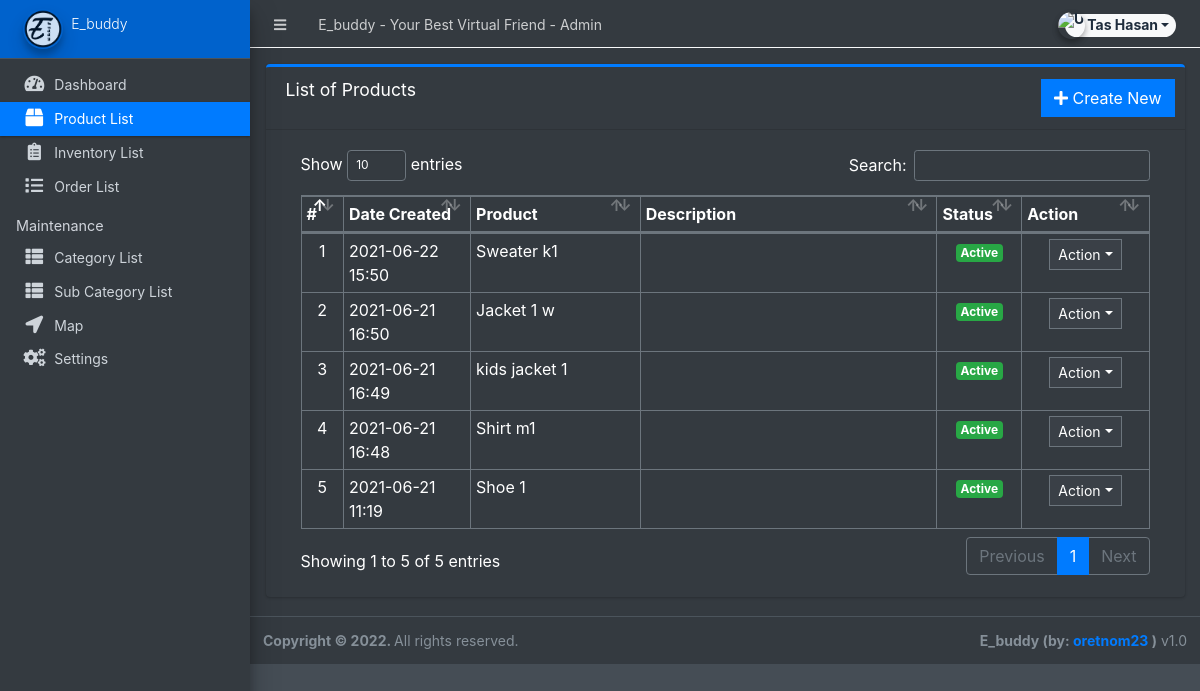
/admin/?page=product (signed in), run on the app's committed database.
### tables this page shows
CREATE TABLE `products` (
  `id` int(30) NOT NULL,
  `category_id` int(30) NOT NULL,
  `sub_category_id` int(30) NOT NULL,
  `product_name` varchar(250) NOT NULL,
  `description` text NOT NULL,
  `status` tinyint(1) NOT NULL DEFAULT 1,
  `date_created` datetime NOT NULL DEFAULT current_timestamp(),
  `sid` int(200) NOT NULL
);

### admin/product/index.php (the view, shortened to what this page needs)
<div class="card card-outline card-primary">
	<div class="card-header">
		<h3 class="card-title">List of Products</h3>
		<div class="card-tools">
			<a href="?page=product/manage_product" class="btn btn-flat btn-primary"><span class="fas fa-plus"></span>  Create New</a>
		</div>
	</div>
	<div class="card-body">
		<div class="container-fluid">
        <div class="container-fluid">
			<table class="table table-bordered table-stripped">
				<colgroup>
					<col width="5%">
					<col width="15%">
					<col width="20%">
					<col width="35%">
					<col width="10%">
					<col width="15%">
				</colgroup>
				<thead>
					<tr>
						<th>#</th>
						<th>Date Created</th>
						<th>Product</th>
						<th>Description</th>
						<th>Status</th>
						<th>Action</th>
					</tr>
				</thead>
				<tbody>
					<?php
					$i = 1;
						$qry = $conn->query("SELECT * from `products` order by unix_timestamp(date_created) desc ");
						while($row = $qry->fetch_assoc()):
                            $row['description'] = strip_tags(stripslashes(html_entity_decode($row['description'])));
					?>
						<tr>
							<td class="text-center"><?php echo $i++; ?></td>
							<td><?php echo date("Y-m-d H:i",strtotime($row['date_created'])) ?></td>
							<td><?php echo $row['product_name'] ?></td>
							<td ><p class="truncate-1 m-0"><?php echo $row['description'] ?></p></td>
							<td class="text-center">
                                <?php if($row['status'] == 1): ?>
                                    <span class="badge badge-success">Active</span>
                                <?php else: ?>
                                    <span class="badge badge-danger">Inactive</span>
                                <?php endif; ?>
                            </td>
							<td align="center">
								 <button type="button" class="btn btn-flat btn-default btn-sm dropdown-toggle dropdown-icon" data-toggle="dropdown">
				                  		Action
				                  </button>
							</td>
						</tr>
					<?php endwhile; ?>
				</tbody>
			</table>
		</div>
		</div>
	</div>
</div>

### data on the page
products: date_created "2021-06-22 15:50", product_name "Sweater k1", status "Active"
products: date_created "2021-06-21 16:50", product_name "Jacket 1 w", status "Active"
products: date_created "2021-06-21 16:49", product_name "kids jacket 1", status "Active"
products: date_created "2021-06-21 16:48", product_name "Shirt m1", status "Active"
products: date_created "2021-06-21 11:19", product_name "Shoe 1", status "Active"

### other printed values
$_settings->info('name') "E_buddy - Your Best Virtual Friend"
$_settings->userdata('firstname').' '.$_settings->userdata('lastname') "Tas Hasan"
$_settings->info('short_name') "E_buddy"
